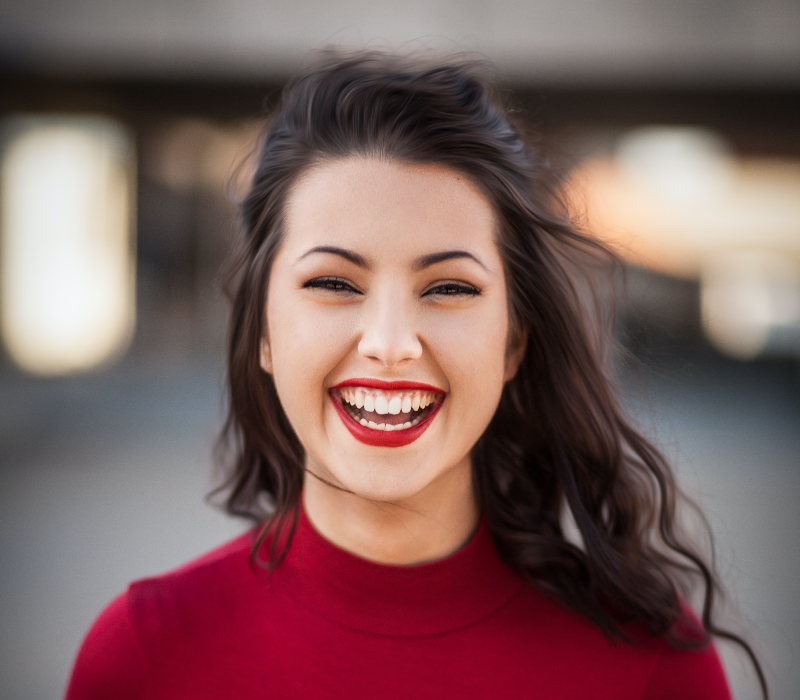
#> input picture images/image_pro.jpg, 800 x 700 px, found by its file name
$ jupyter execute --allow-errors FACE_EYE_DETECTION.ipynb   (text cells are left out)
#> lines starting #> are read from the running program, lines starting #| are printed output that depends on the picture; after the words box and inside, x2 and y2 are one past the last pixel; in counts of white or black regions, pixels touching at a corner belong together; pictures that were not available may be replaced by others from this repository, and a replacement may not be noted
[cell 1]
import cv2
import numpy as n

[cell 2]
## Loading the image --
input = cv2.imread(r'C:\Users\Admin\Computer_Vision\image_pro.jpg')
#> input is the input picture: shape (700, 800, 3); mean B, G, R 94, 94.8, 125.6
cv2.imshow("Girl Image ", input)
cv2.waitKey()
cv2.destroyAllWindows()

[cell 3]
print(input.shape)
#| (700, 800, 3)

[cell 4]
#printing each diamension of image
print("Height of Image : ",int(input.shape[0]),'pixels')
#| Height of Image :  700 pixels
print("Width of Image : ",int(input.shape[1]),'pixels')
#| Width of Image :  800 pixels

[cell 5]
# Saving the Image --
cv2.imwrite('output.jpg',input)
#> Out = True

[cell 6]
import os
os.getcwd()

[cell 7]
# We point OpenCV's CascadeClassifier function to where our
# classifier (XML file format) is stored
face_classifier = cv2.CascadeClassifier('Haarcascades/haarcascade_frontalface_default.xml')
# Load our image then convert it to grayscale
image = cv2.imread("image_pro.jpg")
gray = cv2.cvtColor(image, cv2.COLOR_BGR2GRAY)
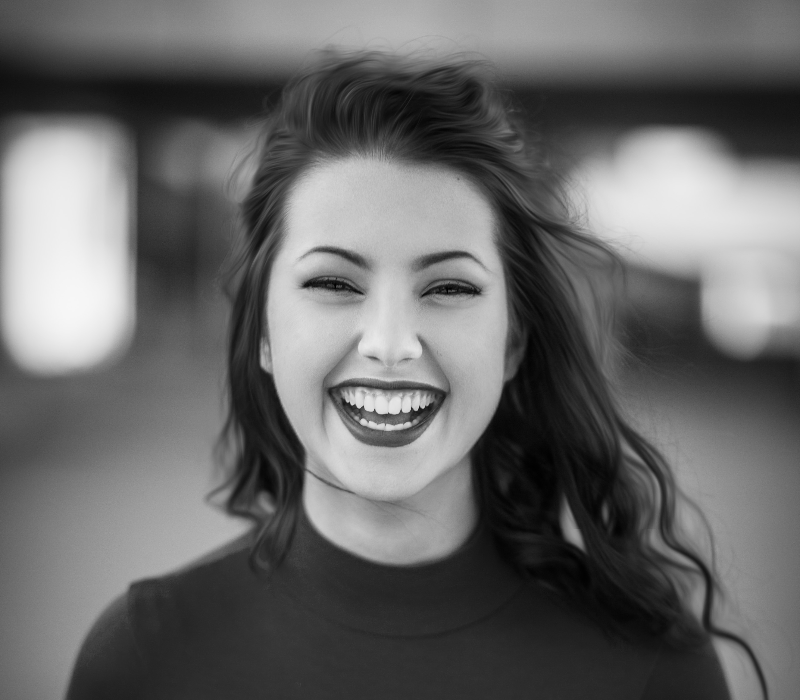
#> gray: shape (700, 800); min 0, max 247, mean 103.9
# Our classifier returns the ROI of the detected face as a tuple
# It stores the top left coordinate and the bottom right coordiantes
faces = face_classifier.detectMultiScale(gray , 1.3, 5)
#> faces = [[222, 156, 328, 328]]

#when no faces detected , face_classifier return and empty tuple
if faces is ():
    print("No faces Found")
# We iterate through our faces array and draw a rectangle
# over each face in faces

for (x,y,w,h) in faces:
    cv2.rectangle(image, (x,y), (x+w, y+h), (127,0,255),2)
    cv2.imshow("Face Detection",image)
    cv2.waitKey(0)
#> this loop made 1 pass
#> pass 1, `cv2.imshow("Face Detection",image)`:
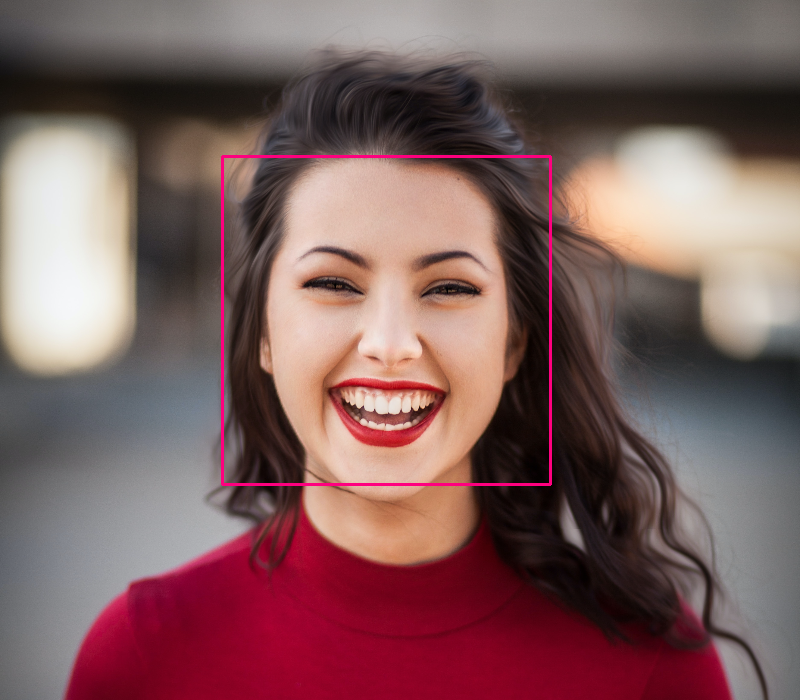
#> window 'Face Detection': shape (700, 800, 3); mean B, G, R 94.4, 94.3, 126.7
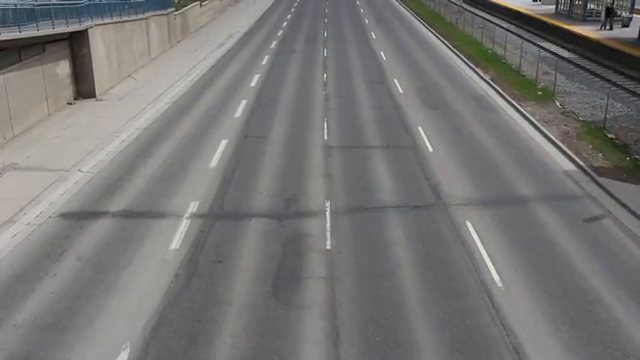
#> input picture frame 71 of video/cars.mp4, 640 x 360 px, given in place of the camera
#> further down, frame is the input picture: shape (360, 640, 3); mean B, G, R 117.1, 117.9, 119.1

cv2.destroyAllWindows()

[cell 8]
import cv2
import numpy
face_classifier = cv2.CascadeClassifier("Haarcascades/haarcascade_frontalface_default.xml")
eye_classifier = cv2.CascadeClassifier("'Haarcascades/haarcascade_eye.xml")

img = cv2.imread("image_pro.jpg")
gray = cv2.cvtColor(img, cv2.COLOR_BGR2GRAY)

faces = face_classifier.detectMultiScale(gray, 1.3, 5)

# when no faces detected , face_classifier return and empty tuple

if faces is ():
    print("No Face found")
#> (the rest of this cell did not finish here and is left out)

[cell 9]
import cv2
import numpy as np
face_classifier = cv2.CascadeClassifier('Haarcascades/haarcascade_frontalface_default.xml')
eye_classifier = cv2.CascadeClassifier('Haarcascades/haarcascade_eye.xml')

def face_detector(img, size = 0.5):
    # conert image to gray scale
    gray = cv2.cvtColor(img,cv2.COLOR_BGR2GRAY)
    faces = face_classifier.detectMultiScale(gray, 1.3, 5)
    if faces is ():
        return img

    for (x ,y ,w, h) in faces:
        x = x-50
        w = w+50
        y = y-50
        h = h+50
        cv2.rectangle(img,(x,y),(x+w,y+h),(255,0,0),2)
        roi_gray = gray[y:y+h, x:x+w]
        roi_color = img[y:y+h, x:x+w]
        eyes = eye_classifier.detectMultiScale(roi_gray)

        for (ex,ey,ew,eh) in eyes:
            cv2.rectangle(roi_color, (ex,ey),(ex+ew, ey+eh),(0,0,255),2)

    roi_color = cv2.flip(roi_color,1)
    return roi_color

cap = cv2.VideoCapture(0)

#> (the rest of this cell did not finish here and is left out)

[cell 10]
# Importing the libraries
import cv2

# Loading the cascades
face_cascade = cv2.CascadeClassifier('Haarcascades/haarcascade_frontalface_default.xml')
eye_cascade = cv2.CascadeClassifier('Haarcascades/haarcascade_eye.xml')

# Defining a function that will do the detections
def detect(gray, frame):
    faces = face_cascade.detectMultiScale(gray, 1.3, 5)
#> faces = ()
    for (x, y, w, h) in faces:
        cv2.rectangle(frame, (x, y), (x+w, y+h), (255, 0, 0), 2)
        roi_gray = gray[y:y+h, x:x+w]
        roi_color = frame[y:y+h, x:x+w]
        eyes = eye_cascade.detectMultiScale(roi_gray, 1.1, 3)
        for (ex, ey, ew, eh) in eyes:
            cv2.rectangle(roi_color, (ex, ey), (ex+ew, ey+eh), (0, 255, 0), 2)
#> this loop made 0 passes
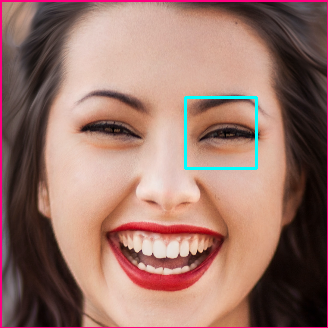
#> roi_color: shape (328, 328, 3); 0.79% of pixels changed, all inside (x1, y1, x2, y2) = (184, 96, 258, 170)
    return frame

# Doing some Face Recognition with the webcam
video_capture = cv2.VideoCapture(0)
while True:
    _, frame = video_capture.read()
    gray = cv2.cvtColor(frame, cv2.COLOR_BGR2GRAY)
    canvas = detect(gray, frame)
    cv2.imshow('Video', canvas)
    if cv2.waitKey(1) & 0xFF == ord('q'):
#> (key q is pressed here)
        break
video_capture.release()
cv2.destroyAllWindows()

[cell 11]
import cv2
import time
import numpy as np

face_cascade = cv2.CascadeClassifier('Haarcascades/haarcascade_frontalface_default.xml')
eye_cascade = cv2.CascadeClassifier('Haarcascades/haarcascade_eye.xml')

cap = cv2.VideoCapture('D:\Data_Science_Project\computer_vision_project\project_related_videos\virat_Kohli.mp4')

while cap.isOpened():
    time.sleep(.05)
    #Read first frame
    ret, frame = cap.read()
    gray = cv2.cvtColor(frame, cv2.COLOR_BGR2GRAY)

    #pass frame to our car classifier
    faces = face_cascade.detectMultiScale(gray, 1.3, 5)
#> faces = ()
    for (x, y, w, h) in faces:
        cv2.rectangle(frame, (x, y), (x+w, y+h), (255, 0, 0), 2)
        cv2.imshow("Faces",frame)
    if cv2.waitKey(1) & 0xFF == ord('q'):
#> (key q is pressed here)
        break
cap.release()
cv2.destroyAllWindows()
